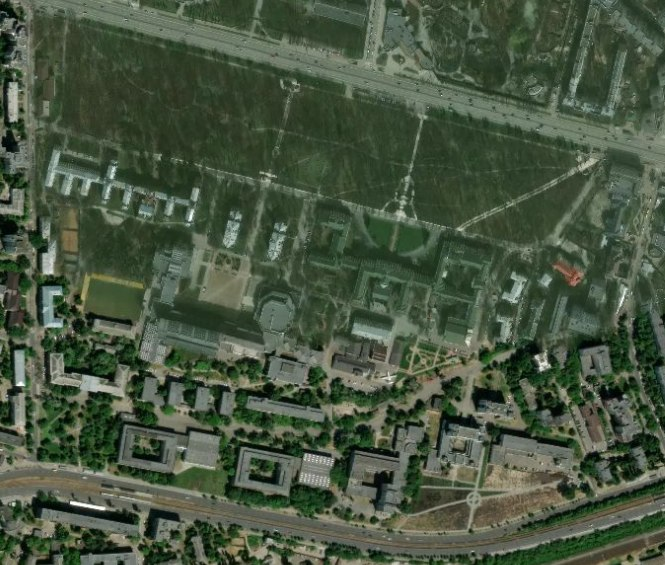
#> input picture photos/KPI.jpg, 665 x 565 px
$ python -i enhancement.py   (imports and definitions only)   (older library calls are emulated)
#> lines starting #> are read from the running program, lines starting #| are printed output that depends on the picture
#> further down, picture is the input picture: shape (565, 665, 3); mean B, G, R 65.1, 85.8, 72
# ----------------  Lab 3: фільтрація та покращення якості зображень  ---------------

'''
Image quality improvement operations used before building detection.

Filtering (lecture examples: filtr_im.py, filtr_im_PIL.py)
    blur        - averaging, cv2.filter2D with a 5x5 kernel of 1/25
    gaussian    - cv2.GaussianBlur 5x5
    median      - cv2.medianBlur 5
    bilateral   - cv2.bilateralFilter 9, 75, 75 (smooths, keeps edges)
    sharpen     - PIL ImageEnhance.Sharpness, factor 2

Colour correction
    gray_world  - white balance: every channel gets the same mean (removes colour cast)
    dehaze      - dark channel prior (He et al.): removes haze / low-contrast veil
    gamma       - gamma correction of brightness

Brightness histogram correction (lecture examples: im quality enhanc.py)
    equalize    - histogram equalization of Lab-L through the cumulative histogram (CDF)
    clahe       - contrast limited adaptive histogram equalization of Lab-L (per tile)

Only the brightness channel L is changed by equalize / clahe / gamma, so roof colours
(Lab a, b) stay the same.

A chain is a list of names, e.g. ['gray_world', 'clahe', 'bilateral'].
'''

import cv2
import numpy as np
from PIL import Image, ImageEnhance


# --------------------------- filtering ---------------------------------------
def blur(img, roi=None):
    kernel = np.ones((5, 5), np.float32) / 25                 # averaging, as in filtr_im.py
    return cv2.filter2D(img, -1, kernel)


def gaussian(img, roi=None):
    return cv2.GaussianBlur(img, (5, 5), 0)


def median(img, roi=None):
    return cv2.medianBlur(img, 5)


def bilateral(img, roi=None):
    return cv2.bilateralFilter(img, 9, 75, 75)


def sharpen(img, roi=None):
    pil = Image.fromarray(cv2.cvtColor(img, cv2.COLOR_BGR2RGB))
    pil = ImageEnhance.Sharpness(pil).enhance(2.0)            # as in filtr_im.py
    return cv2.cvtColor(np.array(pil), cv2.COLOR_RGB2BGR)
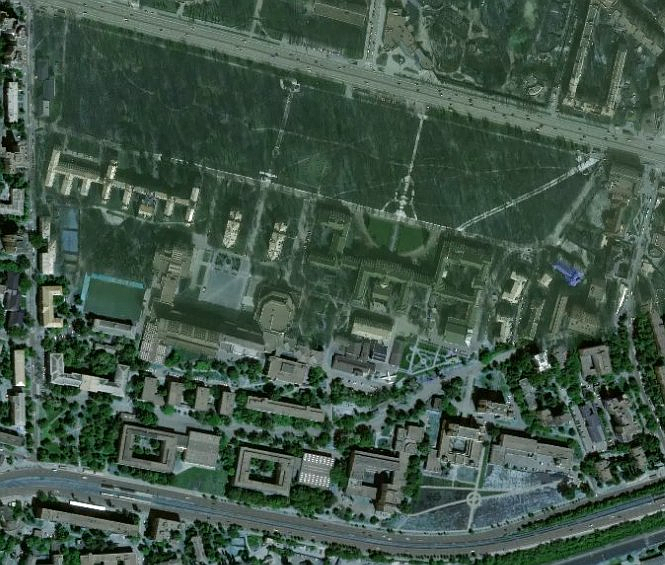
#> returned value: shape (565, 665, 3); mean R, G, B 65.2, 85.8, 72.1


# --------------------------- colour correction -------------------------------
# [30 lines left out: functions gray_world, dehaze, _on_lightness, not called in this run]


def gamma(img, roi=None, g=0.8):
    lut = np.clip(((np.arange(256) / 255) ** g) * 255, 0, 255).astype(np.uint8)
    return _on_lightness(img, lambda L: lut[L])


# --------------------------- histogram correction ----------------------------
# [10 lines left out: function equalize_cdf, not called in this run]


def equalize(img, roi=None):
    return _on_lightness(img, lambda L: equalize_cdf(L, roi))


def clahe(img, roi=None):
    op = cv2.createCLAHE(clipLimit=2.0, tileGridSize=(8, 8))
    return _on_lightness(img, op.apply)


OPERATIONS = dict(blur=blur, gaussian=gaussian, median=median, bilateral=bilateral,
                  sharpen=sharpen, gray_world=gray_world, dehaze=dehaze, gamma=gamma,
                  equalize=equalize, clahe=clahe)


# [43 lines left out: functions enhance, quality, histogram_figure, not called in this run]

>>> import cv2
>>> picture = cv2.imread('../../photos/KPI.jpg')
>>> result = sharpen(picture)
